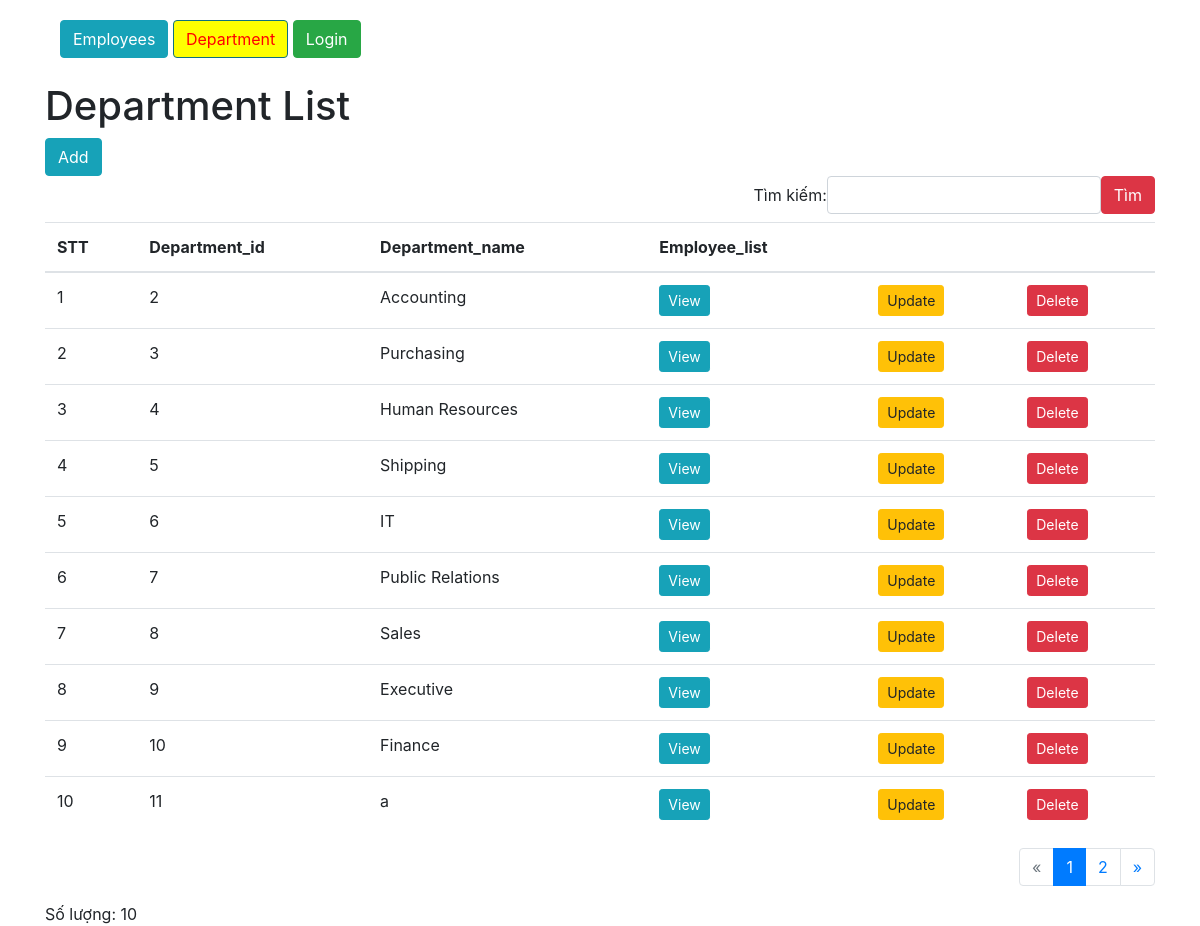
/?c=dep, run on the app's committed database.
### tables this page shows
CREATE TABLE `departments`  (
  `department_id` int(11) NOT NULL,
  `department_name` varchar(30) NOT NULL,
  PRIMARY KEY (`department_id`) USING BTREE
);

### controller/DepController.php (called while the page is built, shortened)
<?php
class DepController
{
    function index()
    {
        $search = $_GET['search'] ?? null;
        $page = $_GET['page'] ?? 1;
        $item_per_page = 10;
        $depRepository = new DepRepository;
        if ($search) {
            $deps = $depRepository->getByPattern($search, $page, $item_per_page);
            $totalDep = $depRepository->getByPattern($search);
        } else {
            $deps = $depRepository->getAll($page, $item_per_page);
        }
        require 'view/Dep/index.php';
    }
}

### index.php (called while the page is built, shortened)
<?php
$a = $_GET['a'] ?? 'index';
require 'connectDB.php';
require 'model/EmpRepository.php';
require 'model/Dep.php';
require 'model/DepRepository.php';
$controller = new $str;
$controller->$a();

### model/DepRepository.php (called while the page is built, shortened)
<?php
class DepRepository
{
    function fetchAll($cond = null, $page = null, $item_per_page = null)
    {
        global $conn;
        $sql = "SELECT * FROM departments ";
        if ($page && $item_per_page) {
            $row_index = ($page - 1) * $item_per_page;
            $sql .= " LIMIT $row_index,$item_per_page";
        }
        $result = $conn->query($sql);
        $departments = [];
        if ($result->num_rows > 0) {
            while ($row = $result->fetch_assoc()) {
                $department_id = $row['department_id'];
                $department_name = $row['department_name'];
                $department = new Dep($department_id, $department_name);
                $departments[] = $department;
            }
        }
        return $departments;
    }
    function getAll($page = null, $item_per_page = null)
    {
        return $this->fetchAll(null, $page, $item_per_page);
    }
}

### model/Dep.php (called while the page is built, shortened)
<?php
class Dep
{
    function __construct($department_id, $department_name)
    {
        $this->department_id = $department_id;
        $this->department_name = $department_name;
    }
}

### view/Dep/index.php (the view)
<?php require 'layout/header.php' ?>
<h1>Department List</h1>
<a href="?a=add&c=dep" class="btn btn-info">Add</a>
<?php require 'layout/search.php' ?>
<table class="table table-hover">
    <thead>
        <tr>
            <th>STT</th>
            <th>Department_id</th>
            <th>Department_name</th>
            <th>Employee_list</th>
            <th></th>
            <th></th>
        </tr>
    </thead>
    <tbody>
        <?php
        $stt = ($page - 1) * $item_per_page;
        foreach ($deps as $dep) :
            $stt++;
        ?>
            <tr>
                <td><?= $stt ?></td>
                <td><?= $dep->department_id ?></td>
                <td><?= $dep->department_name ?></td>
                <td><a class="btn btn-info btn-sm" href="?a=info&c=dep&id=<?= $dep->department_id ?>">View</a></td>
                <td><a class="btn btn-warning btn-sm" href="?a=edit&c=dep&id=<?= $dep->department_id ?>">Update</a></td>
                <td>
                    <button type="button" class="delete btn btn-danger btn-sm" data-toggle="modal" data-target="#exampleModal" data-href="?a=delete&c=dep&id=<?= $dep->department_id ?>">
                        Delete
                    </button>
                </td>
            </tr>
        <?php endforeach ?>
    </tbody>
</table>
<?php require 'layout/pagination.php' ?>
<div>
    <span>Số lượng: <?= count($deps) ?></span>
</div>
<?php require 'layout/footer.php' ?>

### data on the page
departments: department_id "2", department_name "Accounting"
departments: department_id "3", department_name "Purchasing"
departments: department_id "4", department_name "Human Resources"
departments: department_id "5", department_name "Shipping"
departments: department_id "6", department_name "IT"
departments: department_id "7", department_name "Public Relations"
departments: department_id "8", department_name "Sales"
departments: department_id "9", department_name "Executive"
departments: department_id "10", department_name "Finance"
departments: department_id "11", department_name "a"

### other printed values
count($deps) "10"
